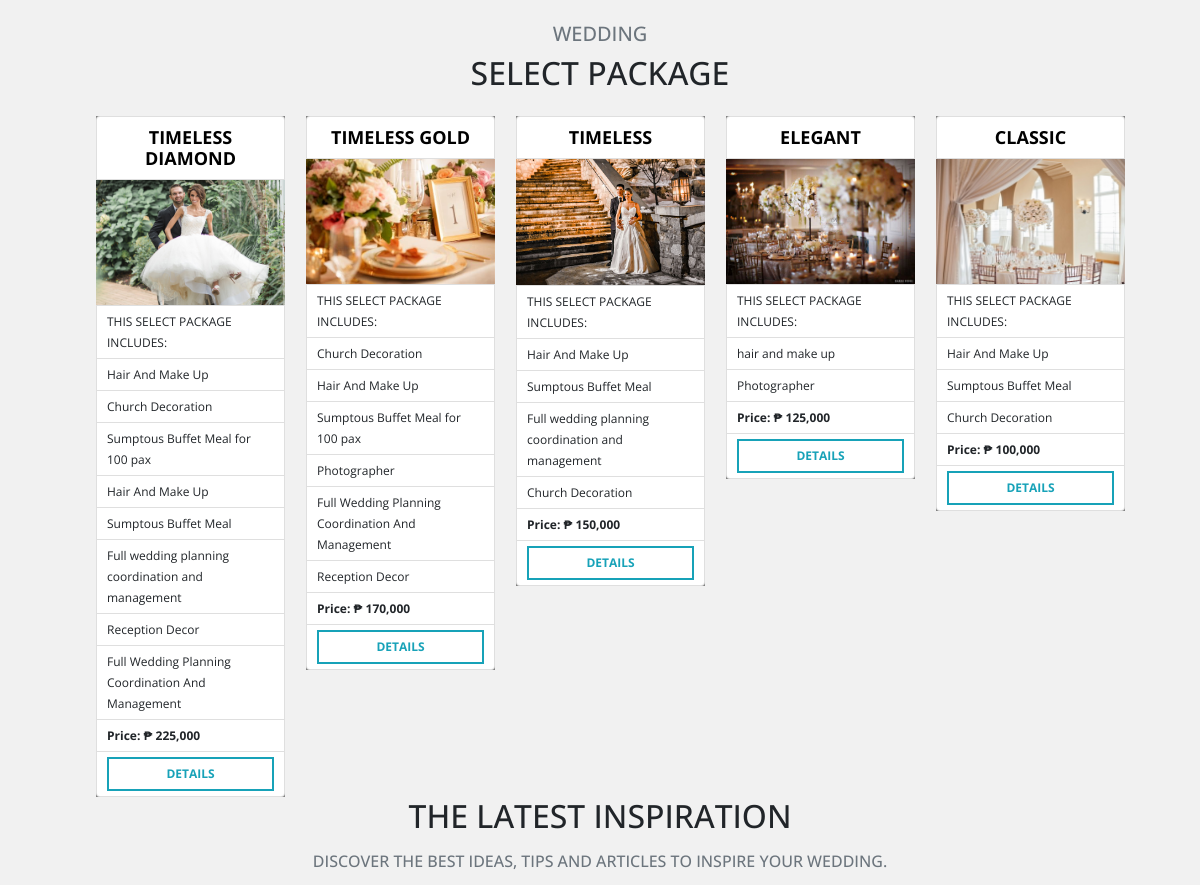
Before: / (middle part) with the older database file.
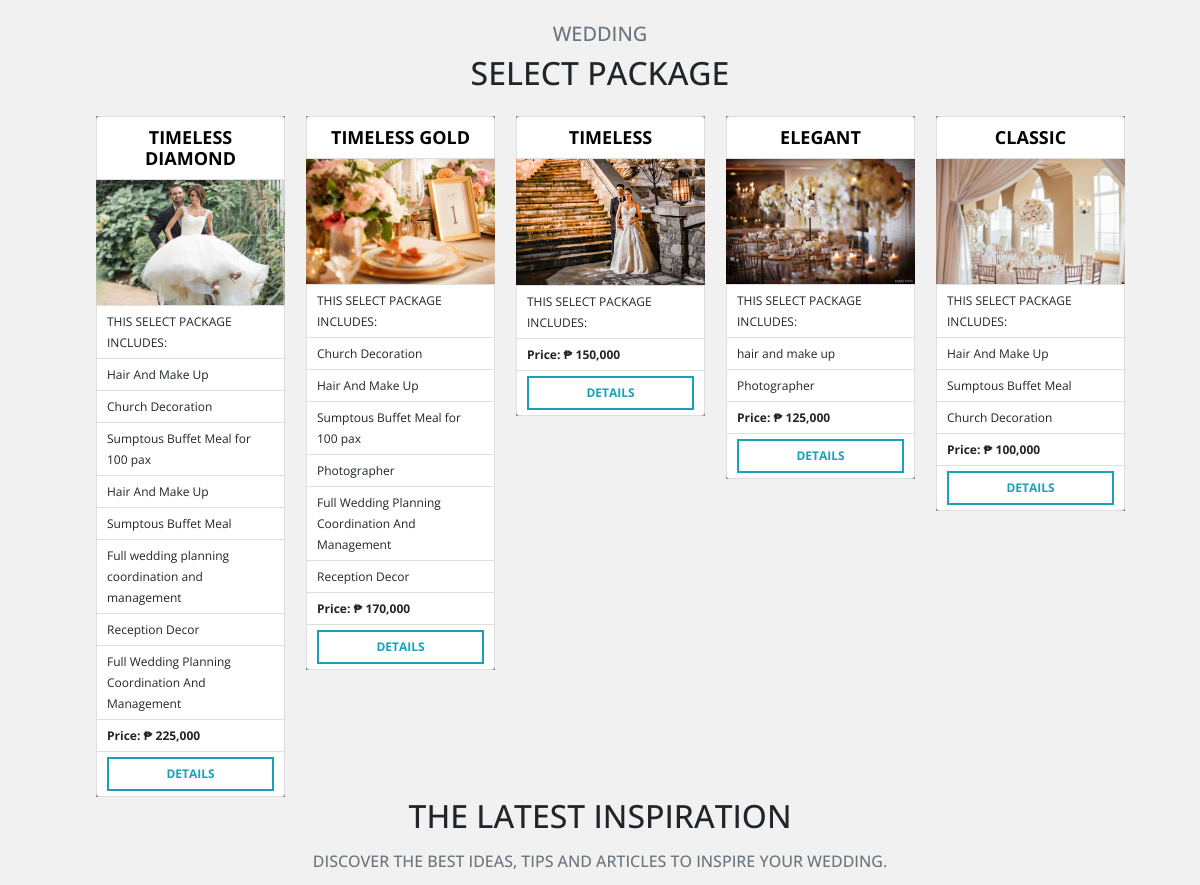
After: the same page with the newer database file.
### tables this page shows
CREATE TABLE `tblweddingcategories` (
  `id` int(11) NOT NULL,
  `wedding_type` varchar(100) NOT NULL,
  `price` decimal(10,2) NOT NULL,
  `preview_image` text NOT NULL
);

CREATE TABLE `tbl_features` (
  `feature_id` int(11) NOT NULL,
  `category_id` int(11) NOT NULL,
  `title` varchar(100) NOT NULL,
  `description` text NOT NULL
);

### admin/include/database.php (called while the page is built, shortened)
<?php
class Database
{
    public $connection;
    public function open_connection()
    {
        $this->connection = mysqli_connect(DB_HOST, DB_USER, DB_PASS, DB_NAME);
    }
    public function query($sql)
    {
        $result = mysqli_query($this->connection, $sql);
        return $result;
    }
}
$db = new Database();
?>

### admin/include/db_object.php (called while the page is built, shortened)
<?php
class DB_Object
{
    public static function find_all() {
        return static::find_by_query("SELECT * FROM " . static::$db_table . " ORDER BY id DESC");
    }
    public static function find_by_feature_all($id) {
        return static::find_by_query("SELECT * FROM " . static::$db_table . " WHERE category_id = $id ORDER BY category_id DESC LIMIT 8");
    }
    public static function find_by_query($sql) {
        global $db;
        $result_set = $db->query($sql);
        $the_object_array = array();
        while($row = mysqli_fetch_array($result_set)) {
            $the_object_array[] = static::instantiation($row);
        }
        return $the_object_array;
    }
    public static function instantiation($the_record){
        $the_object = new $calling_class;
        foreach($the_record as $the_attribute => $value)
        {
            if($the_object->has_the_attribute($the_attribute)) {
                $the_object->$the_attribute = $value;
            }
        }
        return $the_object;
    }
    private function has_the_attribute($the_attribute) {
        $object_properties = get_object_vars($this);
        return array_key_exists($the_attribute, $object_properties);
    }
}
?>

### admin/include/Categories.php (called while the page is built, shortened)
<?php
class Category extends DB_Object
{
    public $preview_image;
    public $upload_directory = "upload/categories";
    public $image_placeholder = "http://placehold.it/300x300&text=images";
    public function preview_image_picture() {
        return empty($this->preview_image) ? $this->image_placeholder : $this->upload_directory. '/' .$this->preview_image;
    }
}
?>

### index.php (the view, shortened to what this page needs)
<?php
    $category = Category::find_all();
?>
<!doctype html>
<html lang="en">
<head>
    <link rel="stylesheet" type="text/css"
          href="https://cdn.materialdesignicons.com/2.1.19/css/materialdesignicons.min.css">
    <link rel="stylesheet" href="css/bootstrap.min.css">
    <link rel="stylesheet" href="css/bootstrap-datepicker.css">
    <link rel="stylesheet" href="css/style.css">
</head>
<body>
<div class="container-fluid custom-container">
    <div class="row">
        <div class="col-lg-12">
            <h3 class="h5 text-uppercase text-center text-muted mt-4">Wedding</h3>
            <h2 class="h2 text-uppercase text-center mb-4">Select Package</h2>
            <?php foreach ($category as $category_row) : ?>
                <div class="pricing">
                    <ul class="list-group list-unstyled">
                        <li class="list-group-item text-center text-uppercase"><?= $category_row->wedding_type; ?></li>
                        <li><img src="admin/<?= $category_row->preview_image_picture(); ?>" class="img-fluid" alt=""></li>
                        <li class="list-group-item">THIS SELECT PACKAGE INCLUDES:</li>
                        <?php $feature = Features::find_by_feature_all($category_row->id); ?>
                            <?php foreach ($feature as $feature_item) : ?>
                                <li class="list-group-item"><?= $feature_item->title; ?></li>
                            <?php endforeach; ?>
                        <li class="list-group-item font-weight-bold">Price: ₱ <?= number_format($category_row->price); ?>
                         </li>
                        <li class="list-group-item font-weight-bold">
                            <a href="package_detail.php?id=<?= $category_row->id; ?>" class="btn btn-custom">Details</a>
                        </li>
                    </ul>
                </div>
             <?php endforeach; ?>
        </div>
    </div>
</div>
<div class="container">
    <div class="row">
        <div class="col-lg-12">
            <h2 class="h2 text-uppercase text-center mb-3">THE LATEST INSPIRATION</h2>
            <h6 class="h6 text-uppercase text-center text-muted mb-3">Discover the best ideas, tips and articles to
                inspire
                your wedding.</h6>
        </div>
    </div>
</div>
</body>
</html>

Changed rows visible on the page:
removed tbl_features: title "Hair And Make Up", shown under tblweddingcategories "TIMELESS"
removed tbl_features: title "Sumptous Buffet Meal", shown under tblweddingcategories "TIMELESS"
removed tbl_features: title "Full wedding planning coordination and management", shown under tblweddingcategories "TIMELESS"
removed tbl_features: title "Church Decoration", shown under tblweddingcategories "TIMELESS"
